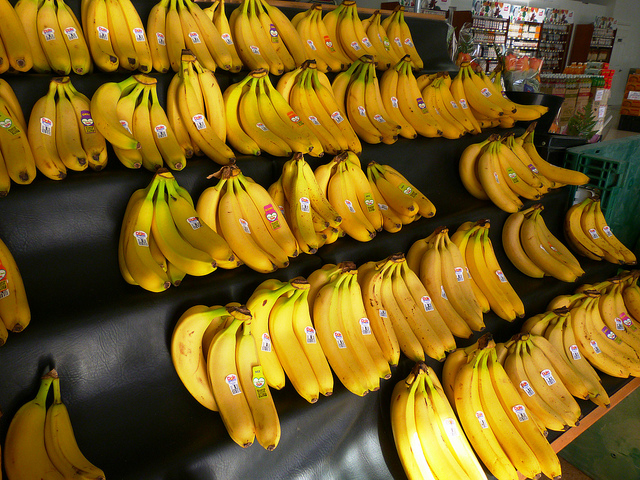
#> input picture data/000000010432.jpg, 640 x 480 px; its folder holds 4 pictures in this run
$ python main.py
#> lines starting #> are read from the running program, lines starting #| are printed output that depends on the picture
### imageOperations.py
from PIL import Image
import numpy as np

class imageSet:
    def __init__(self,path_to_dataset):
        self.images = []
        try:
            for img in path_to_dataset.iterdir():
                if img.is_file():
                    img = Image.open(img)
#> img is the input picture: PIL image 640x480 RGB; mean R, G, B 122.3, 95.9, 27.8
                    img = img.resize((50, 50))
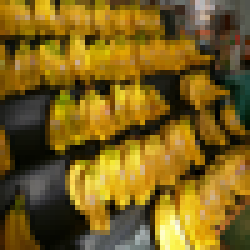
#> img: PIL image 50x50 RGB (shown 5 times larger); mean R, G, B 122.3, 95.9, 27.8
                    self.images.append(img)
                else:
                    print(f"Didnt load {img}")
#> pass 2 of the loop in __init__, `for img in path_to_dataset.iterdir():`:
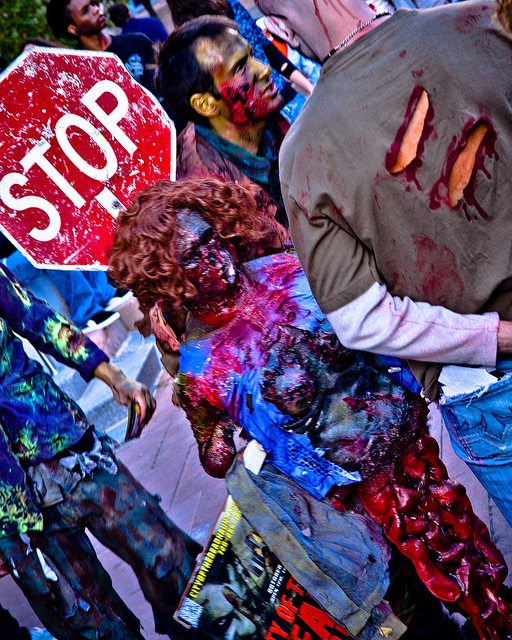
#> input picture data/000000014824.jpg, 512 x 640 px
#> in __init__, img is the input picture: PIL image 512x640 RGB; mean R, G, B 94.5, 72.8, 104.5
#> in __init__, `img = img.resize((50, 50))`:
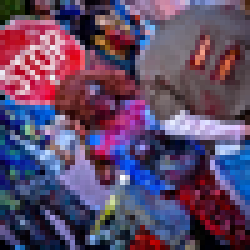
#> img: PIL image 50x50 RGB (shown 5 times larger); mean R, G, B 94.6, 72.9, 104.4
#> pass 3 of the loop in __init__, `for img in path_to_dataset.iterdir():`:
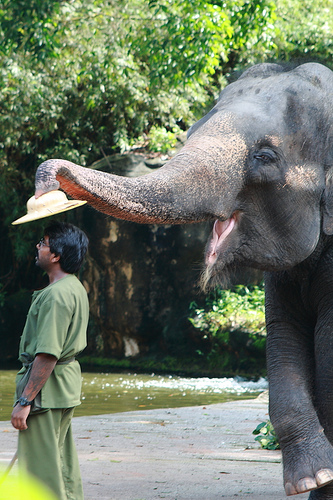
#> input picture data/000000022423.jpg, 333 x 500 px
#> in __init__, img is the input picture: PIL image 333x500 RGB; mean R, G, B 109, 119.6, 101.5
#> in __init__, `img = img.resize((50, 50))`:
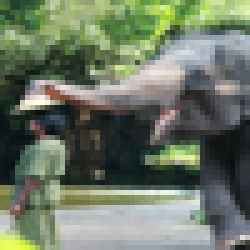
#> img: PIL image 50x50 RGB (shown 5 times larger); mean R, G, B 109, 119.6, 101.5
#> the loop made 4 passes; the first 3 are shown
        except IOError:
#> (the run stopped early here; a loop or call above may not have finished)
